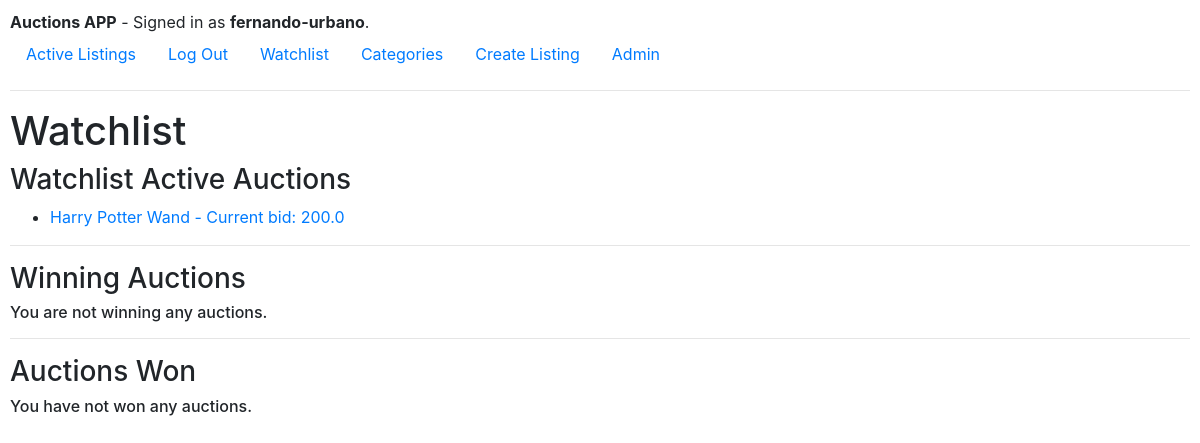
/watchlist (signed in), run on an earlier commit of the app's database.
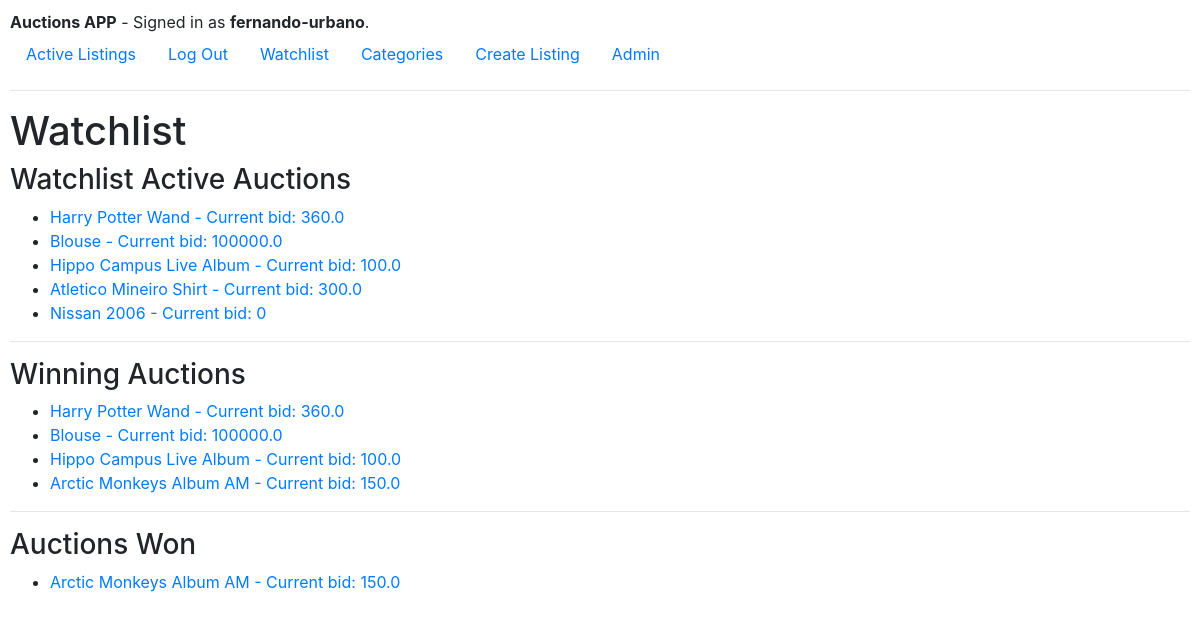
And on a later commit of the database.
### auctions/models.py (models this page shows, shortened)
class Auction(models.Model):
    user = models.ForeignKey(User, on_delete=models.CASCADE, null=True, blank=True, related_name='auctions')
    name = models.CharField(max_length=100)
    description = models.CharField(max_length=500)
    minimum_bid = models.FloatField()
    date_created = models.DateTimeField(auto_now_add=True)
    image_url = models.URLField(null=True, blank=True, max_length=500)
    category = models.ForeignKey(Category, on_delete=models.SET_NULL, null=True, blank=True, related_name='auctions')
    closed = models.BooleanField(default=False)
    bid_minimum_increase = models.FloatField(default=5)
    winner = models.ForeignKey(User, on_delete=models.SET_NULL, null=True, blank=True)
    @property
    def current_bid(self):
        bid_values = list(self.bids.all().values_list('value', flat=True))
        if bid_values:
            return max(bid_values)
        else:
            return 0

### auctions/views.py (the view)
# urls.py: path("watchlist", views.watchlist, name="watchlist"),
@login_required(redirect_field_name='login')
def watchlist(request):
    user = request.user
    watchlist_active_auctions = user.watchlist.filter(closed=False)
    watchlist_winner_auctions = Auction.objects.filter(winner=user)
    watchlist_winning_auctions = User.winning_auctions(user)
    return render(request, "auctions/watchlist.html", {
        'watchlist_active_auctions': watchlist_active_auctions,
        'watchlist_winner_auctions': watchlist_winner_auctions,
        'watchlist_winning_auctions': watchlist_winning_auctions,
    })

### auctions/models.py (called while the page is built)
    @classmethod
    def winning_auctions(cls, user):
        user_bids = Bid.objects.filter(user=user).order_by('auction')
        winning_auctions = []
        for bid in user_bids:
            if bid.auction in winning_auctions:
                continue
            if user == Bid.current_bid_user(auction=bid.auction):
                winning_auctions.append(bid.auction)
            else:
                winning_auctions.append(bid.auction)
        return winning_auctions

    @classmethod
    def current_bid_user(self, auction):
        highest_bid = Bid.objects.filter(auction=auction).aggregate(max_value=models.Max('value'))
        if not highest_bid:
            raise Exception(f"No bi found for {auction.name}.")
        bid_with_highest_value = Bid.objects.filter(auction=auction, value=highest_bid['max_value']).first()
        return bid_with_highest_value.user

### auctions/templates/auctions/watchlist.html
{% extends "auctions/layout.html" %}
{% block body %}
    <h1>Watchlist</h1>
    <h3>Watchlist Active Auctions</h3>
    {% if watchlist_active_auctions %}
        <ul>
            {% for auction in watchlist_active_auctions %}
                <li>
                    <a href="{% url 'auction_details' auction_id=auction.id %}">
                        {{ auction.name }} - Current bid: {{ auction.current_bid }}
                    </a>
                </li>
            {% endfor %}
        </ul>
    {% else %}
        <h6>You are not watching any auction.</h6>
    {% endif %}
    <hr>
    <h3>Winning Auctions</h3>
    {% if watchlist_winning_auctions %}
        <ul>
            {% for auction in watchlist_winning_auctions %}
                <li>
                    <a href="{% url 'auction_details' auction_id=auction.id %}">
                        {{ auction.name }} - Current bid: {{ auction.current_bid }}
                    </a>
                </li>
            {% endfor %}
        </ul>
    {% else %}
        <h6>You are not winning any auctions.</h6>
    {% endif %}
    <hr>
    <h3>Auctions Won</h3>
    {% if watchlist_winner_auctions %}
        <ul>
            {% for auction in watchlist_winner_auctions %}
                <li>
                    <a href="{% url 'auction_details' auction_id=auction.id %}">
                        {{ auction.name }} - Current bid: {{ auction.current_bid }}
                    </a>
                </li>
            {% endfor %}
        </ul>
    {% else %}
        <h6>You have not won any auctions.</h6>
    {% endif %}
{% endblock %}

What changed in the data, as far as the page shows it:
now on one of the page's lists (row unchanged): Auction: name "Harry Potter Wand", current_bid "360.0"
computed for Auction "Harry Potter Wand": current_bid "200.0" → "360.0"
now on this page (row edited): Auction: name "Blouse", current_bid "100000.0"
added Auction: name "Hippo Campus Live Album", current_bid "100.0"
added Auction: name "Atletico Mineiro Shirt", current_bid "300.0", shown under "Watchlist Active Auctions"
added Auction: name "Nissan 2006", current_bid "0", shown under "Watchlist Active Auctions"
added Auction: name "Arctic Monkeys Album AM", current_bid "150.0"
Also different on the page:
text no longer shown: "You are not winning any auctions. You have not won any auctions."
